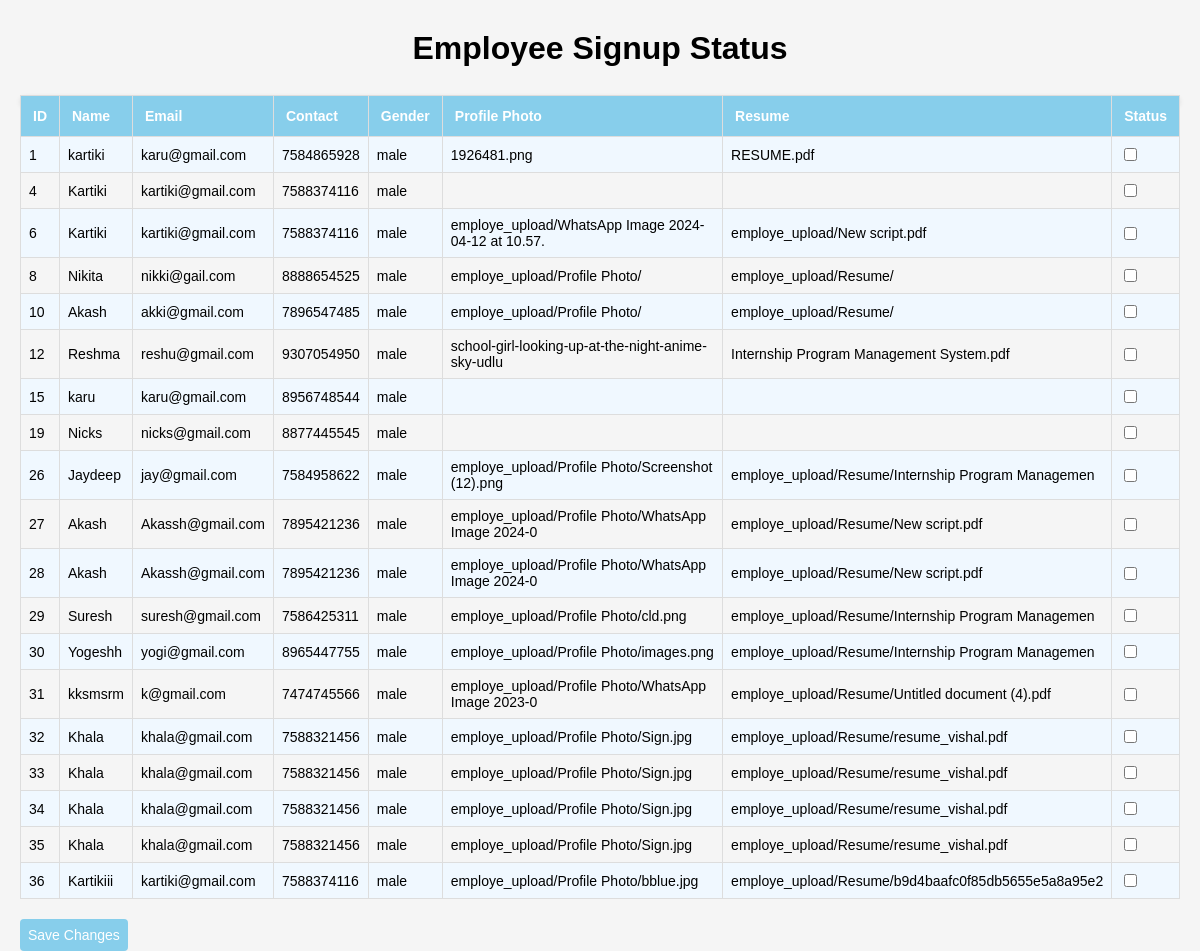
The app's page /employe_fetch.php with its own data.
### tables this page shows
CREATE TABLE `employee_sign_up` (
  `t_employe_id` int(11) NOT NULL,
  `t_employe_nm` varchar(20) NOT NULL,
  `t_employe_email` varchar(20) NOT NULL,
  `employee_gender` enum('male','female','other') NOT NULL,
  `t_employe_password` varchar(15) NOT NULL,
  `t_employe_contact` bigint(10) NOT NULL,
  `t_employe_address` varchar(50) NOT NULL,
  `t_employe_city` varchar(15) NOT NULL,
  `t_employe_state` varchar(15) NOT NULL,
  `t_pincode` int(6) NOT NULL,
  `t_upload_id_prof` varchar(50) NOT NULL,
  `t_employe_resume` varchar(50) NOT NULL,
  `t_education_doc` varchar(50) NOT NULL,
  `t_profile_photo` varchar(50) NOT NULL,
  `status` int(2) NOT NULL,
  `t_employe_country` varchar(30) NOT NULL
);

### employe_fetch.php (the view, shortened to what this page needs)
<!DOCTYPE html>
<html lang="en">
<head>
</head>
<body>
    <h1>Employee Signup Status</h1>
    <br>
    <form method="post" action="employee_status.php">
        <table>
            <tr>
                <th>ID</th>
                <th>Name</th>
                <th>Email</th>
                <th>Contact</th>
                <th>Gender</th>
                <th>Profile Photo</th>
                <th>Resume</th>
                <th>Status</th>
            </tr>
            <?php
$servername = "localhost";
$username = "root";
$password = "";
$database = "tnp";
$conn = new mysqli($servername, $username, $password, $database);
$sql = "SELECT * FROM employee_sign_up";
$result = $conn->query($sql);
if ($result->num_rows > 0) {
    while ($row = $result->fetch_assoc()) {
        $id = $row["t_employe_id"];
        $name = $row["t_employe_nm"];
        $email = $row["t_employe_email"];
        $contact = $row["t_employe_contact"];
        $gender = $row["employee_gender"];
        $profile_photo = $row["t_profile_photo"];
        $resume = $row["t_employe_resume"];
        $status = $row["status"];
        echo "<tr>";
        echo "<td>$id</td>";
        echo "<td>$name</td>";
        echo "<td>$email</td>";
        echo "<td>$contact</td>";
        echo "<td>$gender</td>";
        echo "<td>$profile_photo</td>";
        echo "<td>$resume</td>";
        echo "<td><input type='checkbox' name='status[]' value='$id'";
        if ($status == 1) {
            echo " checked";
        }
        echo "></td>";
        echo "</tr>";
    }
} else {
    echo "<tr><td colspan='10'>No records found</td></tr>";
}
?>
        </table>
        <button type="submit">Save Changes</button>
    </form>
</body>
</html>

### employe_fetch.php (style rules this page uses)
body { font-family: Arial, sans-serif; background-color: #f5f5f5; margin: 0; padding: 20px; }
h1 { text-align: center; margin-bottom: 10px; margin-top: 10px; }
table { width: 100%; border-collapse: collapse; margin-bottom: 20px; }
th, td { padding: 8px; text-align: left; font-size: 14px; border: 1px solid #ddd; }
th { padding: 12px; background-color: skyblue; color: white; }
tr:nth-child(even) { background-color: #f0f8ff; }
form { margin: 0 auto; height: 10px; border-radius: 8px; box-shadow: 0 2px 5px rgba(0, 0, 0, 0.1); }
button { display: block; width: auto; padding: 8px; font-size: 14px; border: none; background-color: skyblue; color: #fff; cursor: pointer; border-radius: 4px; margin-top: 10px; }

### records on screen
employee_sign_up: t_employe_id "1", t_employe_nm "kartiki", t_employe_email "karu@gmail.com", t_employe_contact "7584865928", employee_gender "male", t_profile_photo "1926481.png", t_employe_resume "RESUME.pdf"
employee_sign_up: t_employe_id "4", t_employe_nm "Kartiki", t_employe_email "kartiki@gmail.com", t_employe_contact "7588374116", employee_gender "male"
employee_sign_up: t_employe_id "6", t_employe_nm "Kartiki", t_employe_email "kartiki@gmail.com", t_employe_contact "7588374116", employee_gender "male", t_profile_photo "employe_upload/WhatsApp Image 2024-04-12 at 10.57.", t_employe_resume "employe_upload/New script.pdf"
employee_sign_up: t_employe_id "8", t_employe_nm "Nikita", t_employe_email "nikki@gail.com", t_employe_contact "8888654525", employee_gender "male", t_profile_photo "employe_upload/Profile Photo/", t_employe_resume "employe_upload/Resume/"
employee_sign_up: t_employe_id "10", t_employe_nm "Akash", t_employe_email "akki@gmail.com", t_employe_contact "7896547485", employee_gender "male", t_profile_photo "employe_upload/Profile Photo/", t_employe_resume "employe_upload/Resume/"
employee_sign_up: t_employe_id "12", t_employe_nm "Reshma", t_employe_email "reshu@gmail.com", t_employe_contact "9307054950", employee_gender "male", t_profile_photo "school-girl-looking-up-at-the-night-anime-sky-udlu", t_employe_resume "Internship Program Management System.pdf"
employee_sign_up: t_employe_id "15", t_employe_nm "karu", t_employe_email "karu@gmail.com", t_employe_contact "8956748544", employee_gender "male"
employee_sign_up: t_employe_id "19", t_employe_nm "Nicks", t_employe_email "nicks@gmail.com", t_employe_contact "8877445545", employee_gender "male"
employee_sign_up: t_employe_id "26", t_employe_nm "Jaydeep", t_employe_email "jay@gmail.com", t_employe_contact "7584958622", employee_gender "male", t_profile_photo "employe_upload/Profile Photo/Screenshot (12).png", t_employe_resume "employe_upload/Resume/Internship Program Managemen"
employee_sign_up: t_employe_id "27", t_employe_nm "Akash", t_employe_email "Akassh@gmail.com", t_employe_contact "7895421236", employee_gender "male", t_profile_photo "employe_upload/Profile Photo/WhatsApp Image 2024-0", t_employe_resume "employe_upload/Resume/New script.pdf"
employee_sign_up: t_employe_id "28", t_employe_nm "Akash", t_employe_email "Akassh@gmail.com", t_employe_contact "7895421236", employee_gender "male", t_profile_photo "employe_upload/Profile Photo/WhatsApp Image 2024-0", t_employe_resume "employe_upload/Resume/New script.pdf"
employee_sign_up: t_employe_id "29", t_employe_nm "Suresh", t_employe_email "suresh@gmail.com", t_employe_contact "7586425311", employee_gender "male", t_profile_photo "employe_upload/Profile Photo/cld.png", t_employe_resume "employe_upload/Resume/Internship Program Managemen"
employee_sign_up: t_employe_id "30", t_employe_nm "Yogeshh", t_employe_email "yogi@gmail.com", t_employe_contact "8965447755", employee_gender "male", t_profile_photo "employe_upload/Profile Photo/images.png", t_employe_resume "employe_upload/Resume/Internship Program Managemen"
employee_sign_up: t_employe_id "31", t_employe_nm "kksmsrm", t_employe_email "k@gmail.com", t_employe_contact "7474745566", employee_gender "male", t_profile_photo "employe_upload/Profile Photo/WhatsApp Image 2023-0", t_employe_resume "employe_upload/Resume/Untitled document (4).pdf"
employee_sign_up: t_employe_id "32", t_employe_nm "Khala", t_employe_email "khala@gmail.com", t_employe_contact "7588321456", employee_gender "male", t_profile_photo "employe_upload/Profile Photo/Sign.jpg", t_employe_resume "employe_upload/Resume/resume_vishal.pdf"
employee_sign_up: t_employe_id "33", t_employe_nm "Khala", t_employe_email "khala@gmail.com", t_employe_contact "7588321456", employee_gender "male", t_profile_photo "employe_upload/Profile Photo/Sign.jpg", t_employe_resume "employe_upload/Resume/resume_vishal.pdf"
employee_sign_up: t_employe_id "34", t_employe_nm "Khala", t_employe_email "khala@gmail.com", t_employe_contact "7588321456", employee_gender "male", t_profile_photo "employe_upload/Profile Photo/Sign.jpg", t_employe_resume "employe_upload/Resume/resume_vishal.pdf"
employee_sign_up: t_employe_id "35", t_employe_nm "Khala", t_employe_email "khala@gmail.com", t_employe_contact "7588321456", employee_gender "male", t_profile_photo "employe_upload/Profile Photo/Sign.jpg", t_employe_resume "employe_upload/Resume/resume_vishal.pdf"
employee_sign_up: t_employe_id "36", t_employe_nm "Kartikiii", t_employe_email "kartiki@gmail.com", t_employe_contact "7588374116", employee_gender "male", t_profile_photo "employe_upload/Profile Photo/bblue.jpg", t_employe_resume "employe_upload/Resume/b9d4baafc0f85db5655e5a8a95e2"
